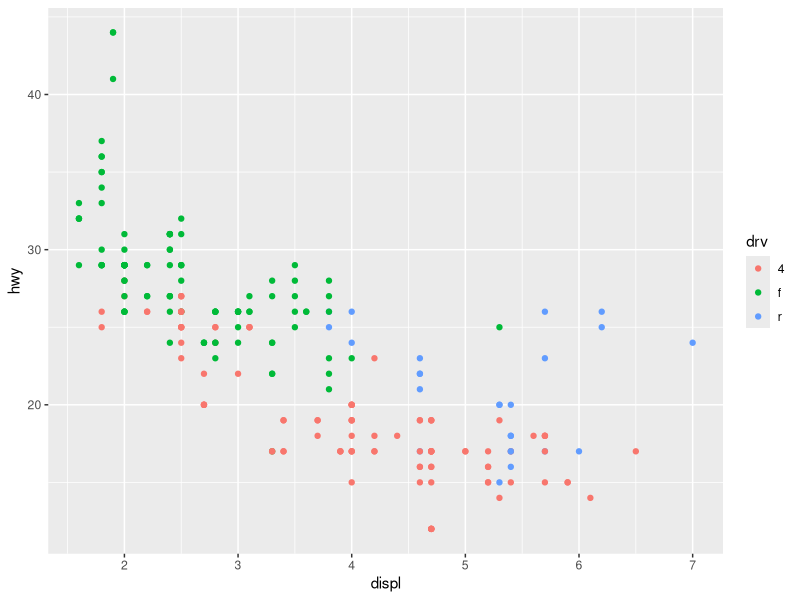
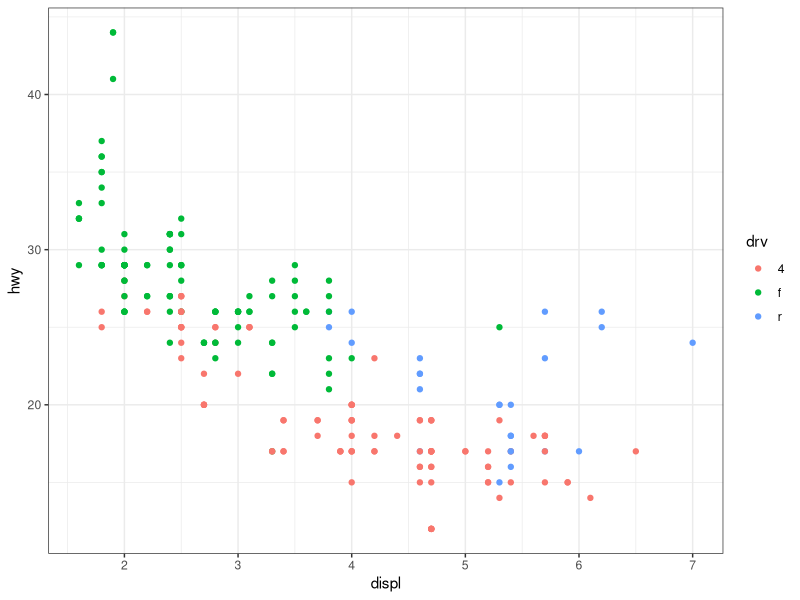
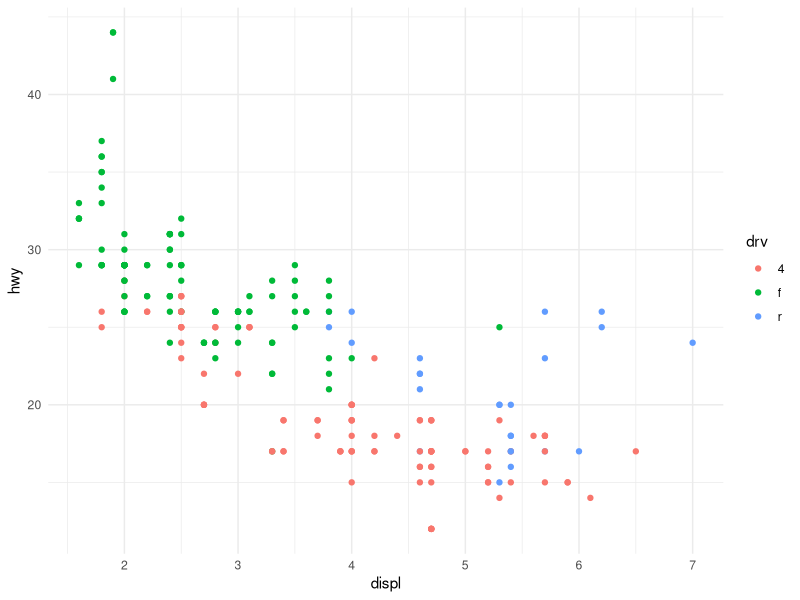
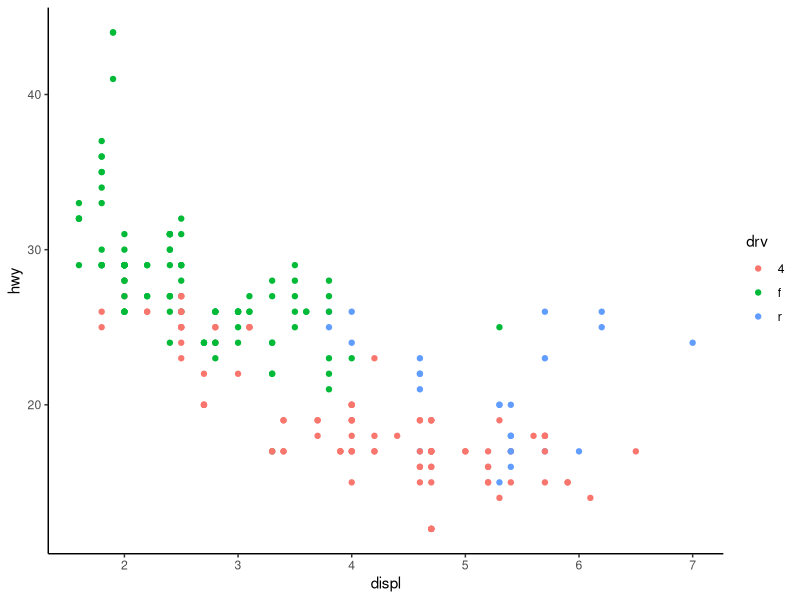
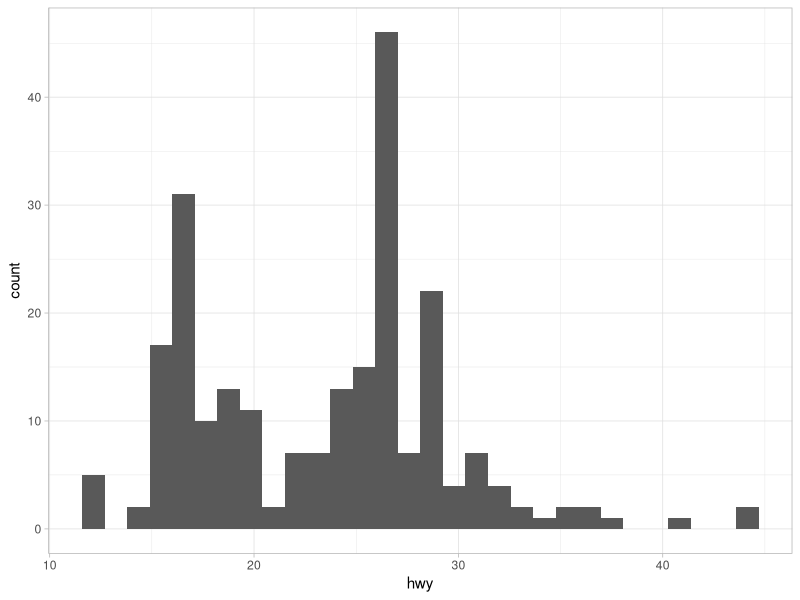
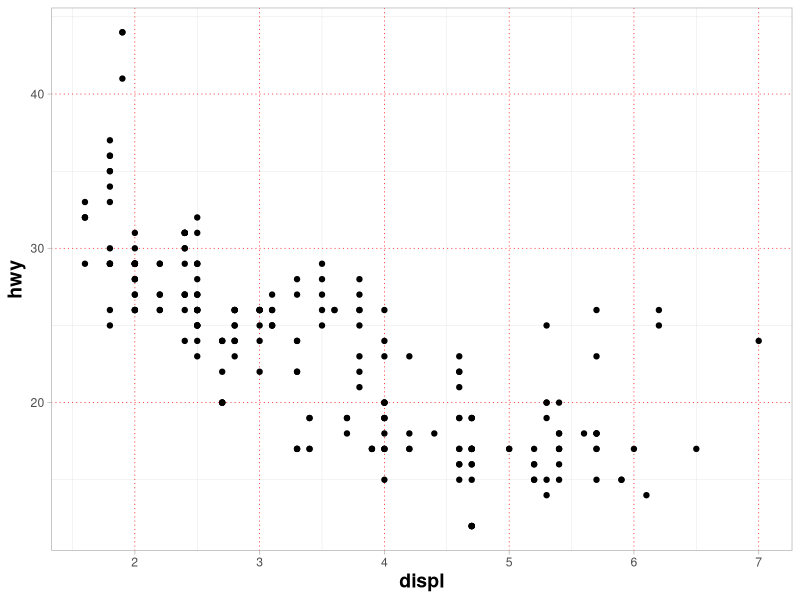

Source code (R) for these figures, in order:
## ---- chunk 1
library(tidyverse)
## ---- chunk 2
p <- ggplot(mpg, aes(x = displ, y = hwy, color = drv)) + geom_point()

# Try different themes
p + theme_grey()    # The default
p + theme_bw()      # Black and white
p + theme_minimal() # Clean and modern
p + theme_classic() # No gridlines
## ---- chunk 3
theme_set(theme_light())

# All subsequent plots will use theme_light
ggplot(mpg, aes(x = hwy)) + geom_histogram(bins = 30)
## ---- chunk 4
ggplot(mpg, aes(x = displ, y = hwy)) +
  geom_point() +
  theme(
    panel.grid.major = element_line(color = "red", linetype = "dotted"),
    axis.title = element_text(size = 14, face = "bold"),
    legend.position = "none"
  )
